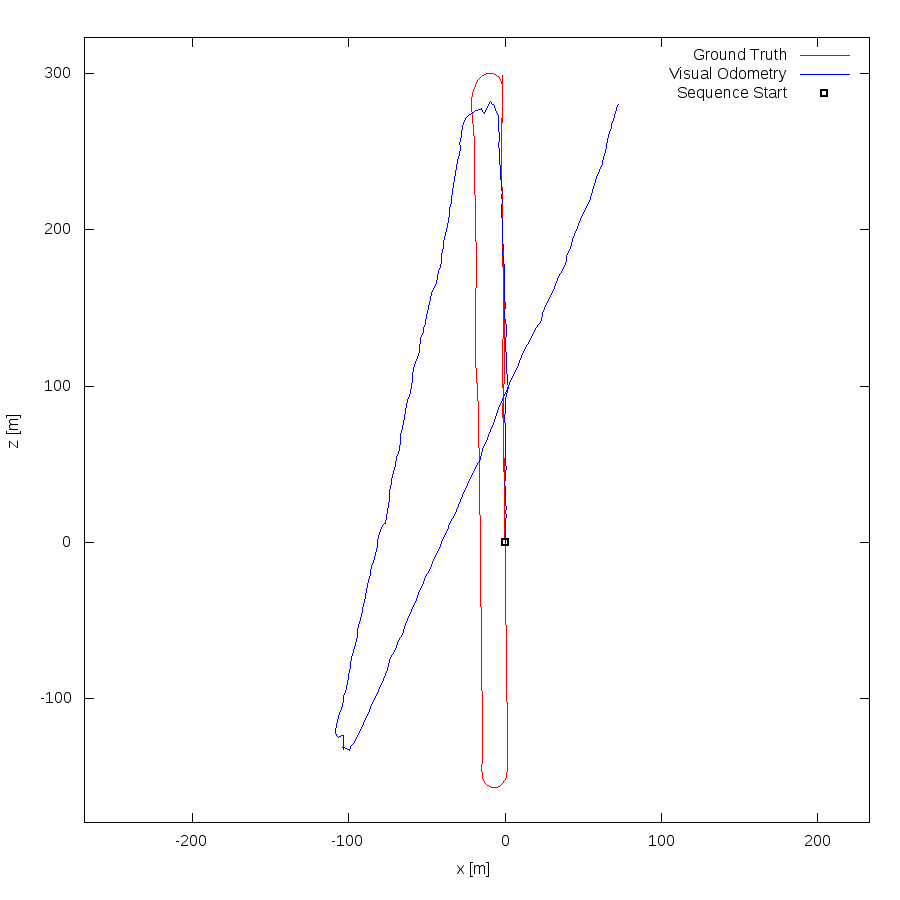

Here is the gnuplot script that generated this plot:
set term postscript eps enhanced color
set output "06.eps"
set size ratio -1
set xrange [-269:233]
set yrange [-179:323]
set xlabel "x [m]"
set ylabel "z [m]"
plot "06.txt" using 1:2 lc rgb "#FF0000" title 'Ground Truth' w lines,"06.txt" using 3:4 lc rgb "#0000FF" title 'Visual Odometry' w lines,"< head -1 06.txt" using 1:2 lc rgb "#000000" pt 4 ps 1 lw 2 title 'Sequence Start' w points
